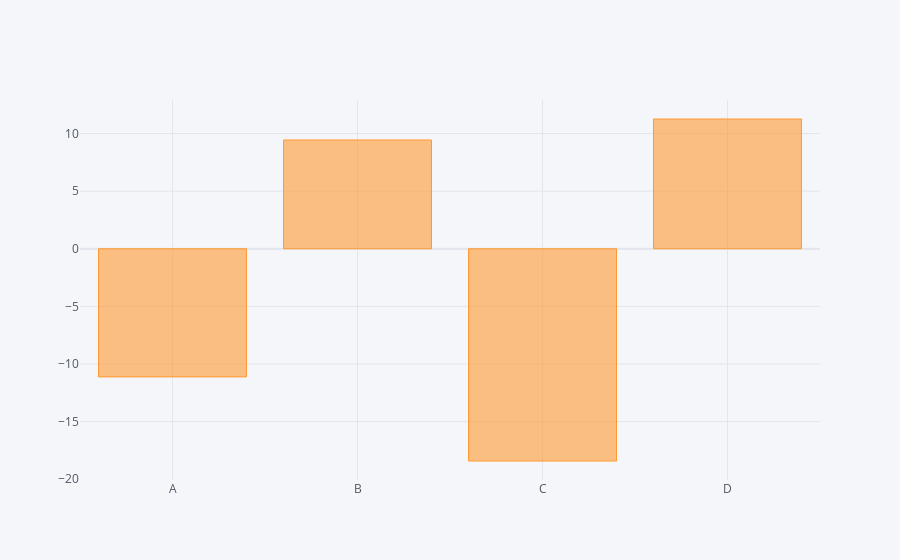

The notebook cell saved with this chart:
### Code cell
df.sum().iplot(kind='bar')

### Figure 1 — Plotly figure (JSON) as saved in the notebook; plotly's stock layout.template omitted (floating-point values rounded to 4 significant figures)
{"data": [{"marker": {"color": "rgba(255, 153, 51, 0.6)", "line": {"color": "rgba(255, 153, 51, 1.0)", "width": 1}}, "name": "None", "orientation": "v", "text": "", "type": "bar", "x": ["A", "B", "C", "D"], "y": [-11.12, 9.439, -18.42, 11.26]}], "layout": {"legend": {"bgcolor": "#F5F6F9", "font": {"color": "#4D5663"}}, "paper_bgcolor": "#F5F6F9", "plot_bgcolor": "#F5F6F9", "title": {"font": {"color": "#4D5663"}}, "xaxis": {"gridcolor": "#E1E5ED", "showgrid": true, "tickfont": {"color": "#4D5663"}, "title": {"font": {"color": "#4D5663"}, "text": ""}, "zerolinecolor": "#E1E5ED"}, "yaxis": {"gridcolor": "#E1E5ED", "showgrid": true, "tickfont": {"color": "#4D5663"}, "title": {"font": {"color": "#4D5663"}, "text": ""}, "zerolinecolor": "#E1E5ED"}}}
